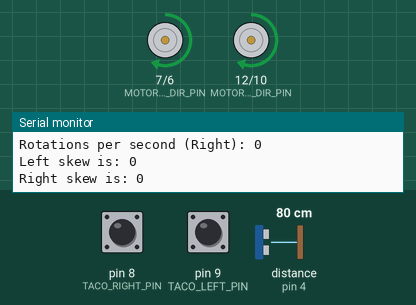
The sketch below on a simulated Arduino Uno, built with avr-gcc and run on an emulated ATmega328P. Shown: direction and speed pins drawn as motors (green arrow = direction pin HIGH = forward, orange = LOW = backward, longer = more drive), the last lines printed to the serial monitor. Wiring (inferred from the names in the program): ultrasonic range finder: trigger pin 5; echo pin 4. Inputs (shaded band) come from the test bench; at power-on: pin 9 (TACO_LEFT_PIN) LOW, pin 8 (TACO_RIGHT_PIN) LOW, distance to the obstacle (sensor on pin 4) 80 cm. The echo pulse lasts 58.3 µs per cm.

Above: at 2.2 s.
2.3 s: pin 9 (TACO_LEFT_PIN) pulled HIGH for 1 s
At 3.5 s:
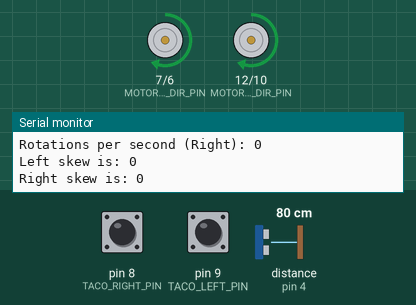
6.3 s: pin 8 (TACO_RIGHT_PIN) pulled HIGH for 0.15 s
At 8.1 s:
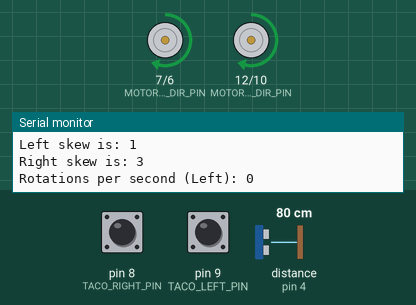
8.5 s: pin 8 (TACO_RIGHT_PIN) pulled HIGH for 1 s
At 9.6 s:
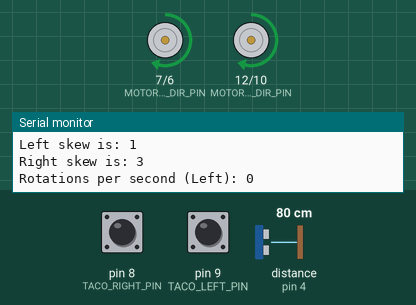
Timing chart, 0 to 11.5 s (numbered marks = the images above; inputs shaded):
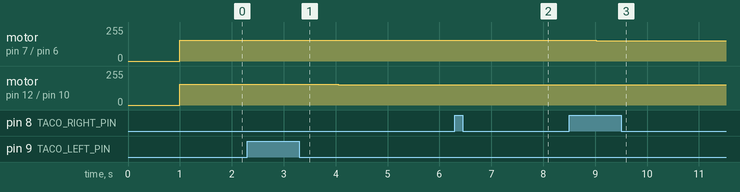

Measured:
- after the input at 2.3 s, motor on pin 12 (MOTOR_RIGHT_DIR_PIN) / pin 10 (MOTOR_RIGHT_PWM_PIN): forward 155/255 → forward 154/255 after 0.74 s, → forward 153/255 1.0 s later, → forward 152/255 0.97 s later
- after the input at 6.3 s, motor on pin 7 (MOTOR_LEFT_DIR_PIN) / pin 6 (MOTOR_LEFT_PWM_PIN): forward 155/255 → forward 154/255 after 0.72 s
- after the input at 8.5 s, motor on pin 7 (MOTOR_LEFT_DIR_PIN) / pin 6 (MOTOR_LEFT_PWM_PIN): forward 154/255 → forward 153/255 after 0.52 s, → forward 152/255 1.0 s later

The sketch:

drive_straight.ino
```cpp
#include "Arduino.h"
#include "models.h"

#define TACO_RIGHT_PIN 8
#define TACO_LEFT_PIN 9
#define TACOE_UPDATE_TIME 1000

#define MOTOR_LEFT_PWM_PIN 6
#define MOTOR_LEFT_DIR_PIN 7
#define MOTOR_RIGHT_PWM_PIN 10
#define MOTOR_RIGHT_DIR_PIN 12

//Speed
#define SPEED_SLOW 100  // arbitrary slow speed PWM duty cycle
#define SPEED_MID 150 // arbitrary medium speed PWM duty cycle
#define SPEED_FAST 200 // arbitrary fast speed PWM duty cycle
#define DIR_DELAY 1000 // brief delay for abrupt motor changes

#define MOVE_FORWARD HIGH
#define MOVE_REVERSE LOW

//Distance measurements
#define DISTANCE_TRIGGER_MIDDLE_PIN 5
#define DISTANCE_ECHO_MIDDLE_PIN 4
#define DISTANCE_APPROXIMATION .034 / 2
//25 milliseconds is 51 cm
#define DISTANCE_MAX_MEASURE 25 * 1000
#define DISTANCE_UPDATE_TIME 50

unsigned long _time;
Taco tacoLeft;
Taco tacoRight;
int motorSpeedSpread;
Distance distanceMiddle;
boolean checkMotorSpeed = false;
int leftSkew = 0;
int rightSkew = 0;

void setup() {
	Serial.begin(9600);
	pinMode( MOTOR_LEFT_DIR_PIN, OUTPUT);
	pinMode( MOTOR_LEFT_PWM_PIN, OUTPUT);
	digitalWrite( MOTOR_LEFT_DIR_PIN, LOW);
	digitalWrite( MOTOR_LEFT_PWM_PIN, LOW);

	pinMode( MOTOR_RIGHT_DIR_PIN, OUTPUT);
	pinMode( MOTOR_RIGHT_PWM_PIN, OUTPUT);
	digitalWrite( MOTOR_RIGHT_DIR_PIN, LOW);
	digitalWrite( MOTOR_RIGHT_PWM_PIN, LOW);

	pinMode(TACO_LEFT_PIN, INPUT);
	pinMode(TACO_RIGHT_PIN, INPUT);

	pinMode(DISTANCE_TRIGGER_MIDDLE_PIN, OUTPUT);
	pinMode(DISTANCE_ECHO_MIDDLE_PIN, INPUT);
	setSpeed(SPEED_SLOW, SPEED_SLOW, MOVE_FORWARD);
}

void loop() {
	_time = millis();
	measureTaco();
	measureDistanceToObject();
	adjustMotors();
}

void measureTaco() {
	tacoLeft.newState = digitalRead(TACO_LEFT_PIN);
	if (tacoLeft.newState == tacoLeft.lastState) {
		if (tacoLeft.lastState == 0)
			tacoLeft.lastState = 1;
		else
			tacoLeft.lastState = 0;
		tacoLeft.counter++;
	}
	if (millis() - tacoLeft.lastUpdate > TACOE_UPDATE_TIME) {
		Serial.print("Rotations per second (Left): ");
		Serial.println(tacoLeft.counter);
		tacoLeft.lastCount = tacoLeft.counter;
		tacoLeft.lastUpdate = millis();
		tacoLeft.counter = 0;
	}

	tacoRight.newState = digitalRead(TACO_RIGHT_PIN);
	if (tacoRight.newState == tacoRight.lastState) {
		if (tacoRight.lastState == 0)
			tacoRight.lastState = 1;
		else
			tacoRight.lastState = 0;
		tacoRight.counter++;
	}
	if (millis() - tacoRight.lastUpdate > TACOE_UPDATE_TIME) {
		Serial.print("Rotations per second (Right): ");
		Serial.println(tacoRight.counter);
		tacoRight.lastCount = tacoRight.counter;
		tacoRight.lastUpdate = millis();
		tacoRight.counter = 0;
		Serial.print("Left skew is: ");
		Serial.println(leftSkew);
		Serial.print("Right skew is: ");
		Serial.println(rightSkew);
		checkMotorSpeed = true;
	}
}

void adjustMotors() {
	if (checkMotorSpeed) {
		if (tacoLeft.lastCount > tacoRight.lastCount) {
			if (leftSkew > 0) {
				leftSkew--;
			} else {
				rightSkew++;
			}
		}
		else if (tacoLeft.lastCount < tacoRight.lastCount) {
			if (leftSkew >= 0) {
				leftSkew++;
			} else {
				rightSkew--;
			}
		}
		checkMotorSpeed = false;
		incrementSpeed(SPEED_SLOW + leftSkew, SPEED_SLOW + rightSkew, MOVE_FORWARD);
	}

}

void setSpeed(int leftSpeed, int rightSpeed, int direction) {
	stopMotors();
	incrementSpeed(leftSpeed, rightSpeed, direction);
}

void incrementSpeed(int leftSpeed, int rightSpeed, int direction) {
	if (direction == HIGH) {
		//If reverse
		leftSpeed = invertOurValue(leftSpeed);
		rightSpeed = invertOurValue(rightSpeed);
	}
	digitalWrite( MOTOR_LEFT_DIR_PIN, direction);
	digitalWrite( MOTOR_RIGHT_DIR_PIN, direction);

	analogWrite( MOTOR_LEFT_PWM_PIN, leftSpeed);
	analogWrite( MOTOR_RIGHT_PWM_PIN, rightSpeed);
}

int invertOurValue(int input) {
	return 255 - input;
}

void stopMotors() {
	// always stop motors briefly before abrupt changes
	digitalWrite( MOTOR_LEFT_DIR_PIN, LOW);
	digitalWrite( MOTOR_LEFT_PWM_PIN, LOW);
	digitalWrite( MOTOR_RIGHT_DIR_PIN, LOW);
	digitalWrite( MOTOR_RIGHT_PWM_PIN, LOW);
	delay( DIR_DELAY);
}

void measureDistanceToObject() {
	if (millis() - distanceMiddle.lastUpdate > DISTANCE_UPDATE_TIME) {
		digitalWrite(DISTANCE_TRIGGER_MIDDLE_PIN, LOW);
		delayMicroseconds(2);

		// Sets the trigPin on HIGH state for 10 micro seconds
		digitalWrite(DISTANCE_TRIGGER_MIDDLE_PIN, HIGH);
		delayMicroseconds(10);
		digitalWrite(DISTANCE_TRIGGER_MIDDLE_PIN, LOW);

		// Reads the echoPin, returns the sound wave travel time in microseconds
		//This limits reading up to .51m. We don't care about values higher than that.
		distanceMiddle.duration = pulseIn(DISTANCE_ECHO_MIDDLE_PIN, HIGH,
		DISTANCE_MAX_MEASURE);

		// Calculating the distance
		distanceMiddle.distance = distanceMiddle.duration
				* DISTANCE_APPROXIMATION;

		//Serial.print("Distance: ");
		//Serial.println(distanceMiddle.distance);
		distanceMiddle.lastUpdate = millis();
	}
	// Prints the distance on the Serial Monitor
}
```

models.h
```cpp
/*
 * models.h
 *
 *  Created on: 8 May 2018
 *      Author: adam
 */

#ifndef MODELS_H_
#define MODELS_H_


struct Taco {
	int lastState;
	int newState;
	int counter;
	int lastCount;
	unsigned long lastUpdate;
};

struct Distance
{
	int duration;
	int distance;
	unsigned long lastUpdate;
};


#endif /* MODELS_H_ */
```
